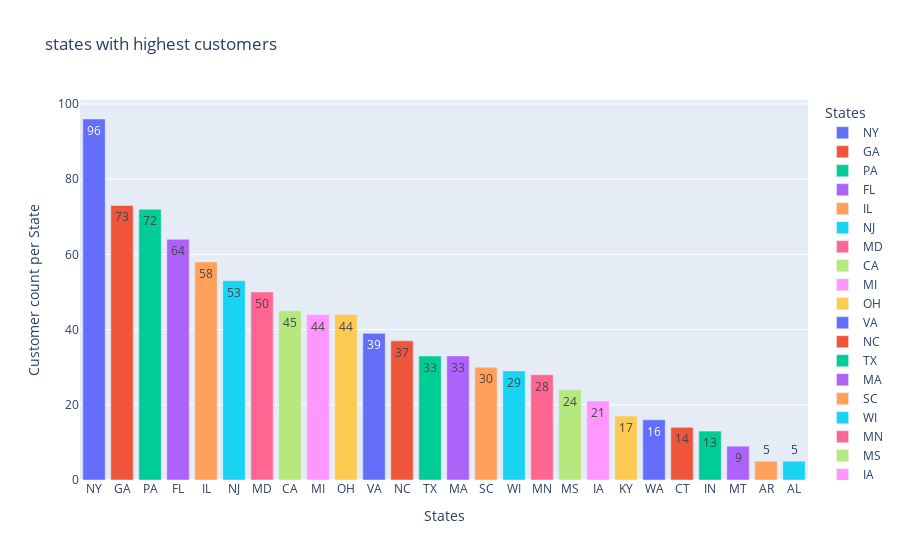

The notebook cell this image was saved under:
### Code cell
# Plotting top 10 states with highest customers
fig = px.bar(top_state_cust,x=top_state_cust.index,y=top_state_cust['Count_per_state'],text_auto=True,
             labels={
                     "Count_per_state": "Customer count per State",
                     "CUST_STATE": "States"
                 },
             color=top_state_cust.index,title="states with highest customers")

fig.show()

### Figure 1 — Plotly figure (JSON) as saved in the notebook; plotly's stock layout.template omitted (floating-point values rounded to 4 significant figures)
{"data": [{"alignmentgroup": "True", "hovertemplate": "States=%{x}<br>Customer count per State=%{y}<extra></extra>", "legendgroup": "NY", "marker": {"color": "#636efa", "pattern": {"shape": ""}}, "name": "NY", "offsetgroup": "NY", "orientation": "v", "showlegend": true, "textposition": "auto", "texttemplate": "%{y}", "type": "bar", "x": ["NY"], "xaxis": "x", "y": [96], "yaxis": "y"}, {"alignmentgroup": "True", "hovertemplate": "States=%{x}<br>Customer count per State=%{y}<extra></extra>", "legendgroup": "GA", "marker": {"color": "#EF553B", "pattern": {"shape": ""}}, "name": "GA", "offsetgroup": "GA", "orientation": "v", "showlegend": true, "textposition": "auto", "texttemplate": "%{y}", "type": "bar", "x": ["GA"], "xaxis": "x", "y": [73], "yaxis": "y"}, {"alignmentgroup": "True", "hovertemplate": "States=%{x}<br>Customer count per State=%{y}<extra></extra>", "legendgroup": "PA", "marker": {"color": "#00cc96", "pattern": {"shape": ""}}, "name": "PA", "offsetgroup": "PA", "orientation": "v", "showlegend": true, "textposition": "auto", "texttemplate": "%{y}", "type": "bar", "x": ["PA"], "xaxis": "x", "y": [72], "yaxis": "y"}, {"alignmentgroup": "True", "hovertemplate": "States=%{x}<br>Customer count per State=%{y}<extra></extra>", "legendgroup": "FL", "marker": {"color": "#ab63fa", "pattern": {"shape": ""}}, "name": "FL", "offsetgroup": "FL", "orientation": "v", "showlegend": true, "textposition": "auto", "texttemplate": "%{y}", "type": "bar", "x": ["FL"], "xaxis": "x", "y": [64], "yaxis": "y"}, {"alignmentgroup": "True", "hovertemplate": "States=%{x}<br>Customer count per State=%{y}<extra></extra>", "legendgroup": "IL", "marker": {"color": "#FFA15A", "pattern": {"shape": ""}}, "name": "IL", "offsetgroup": "IL", "orientation": "v", "showlegend": true, "textposition": "auto", "texttemplate": "%{y}", "type": "bar", "x": ["IL"], "xaxis": "x", "y": [58], "yaxis": "y"}, {"alignmentgroup": "True", "hovertemplate": "States=%{x}<br>Customer count per State=%{y}<extra></extra>", "legendgroup": "NJ", "marker": {"color": "#19d3f3", "pattern": {"shape": ""}}, "name": "NJ", "offsetgroup": "NJ", "orientation": "v", "showlegend": true, "textposition": "auto", "texttemplate": "%{y}", "type": "bar", "x": ["NJ"], "xaxis": "x", "y": [53], "yaxis": "y"}, {"alignmentgroup": "True", "hovertemplate": "States=%{x}<br>Customer count per State=%{y}<extra></extra>", "legendgroup": "MD", "marker": {"color": "#FF6692", "pattern": {"shape": ""}}, "name": "MD", "offsetgroup": "MD", "orientation": "v", "showlegend": true, "textposition": "auto", "texttemplate": "%{y}", "type": "bar", "x": ["MD"], "xaxis": "x", "y": [50], "yaxis": "y"}, {"alignmentgroup": "True", "hovertemplate": "States=%{x}<br>Customer count per State=%{y}<extra></extra>", "legendgroup": "CA", "marker": {"color": "#B6E880", "pattern": {"shape": ""}}, "name": "CA", "offsetgroup": "CA", "orientation": "v", "showlegend": true, "textposition": "auto", "texttemplate": "%{y}", "type": "bar", "x": ["CA"], "xaxis": "x", "y": [45], "yaxis": "y"}, {"alignmentgroup": "True", "hovertemplate": "States=%{x}<br>Customer count per State=%{y}<extra></extra>", "legendgroup": "MI", "marker": {"color": "#FF97FF", "pattern": {"shape": ""}}, "name": "MI", "offsetgroup": "MI", "orientation": "v", "showlegend": true, "textposition": "auto", "texttemplate": "%{y}", "type": "bar", "x": ["MI"], "xaxis": "x", "y": [44], "yaxis": "y"}, {"alignmentgroup": "True", "hovertemplate": "States=%{x}<br>Customer count per State=%{y}<extra></extra>", "legendgroup": "OH", "marker": {"color": "#FECB52", "pattern": {"shape": ""}}, "name": "OH", "offsetgroup": "OH", "orientation": "v", "showlegend": true, "textposition": "auto", "texttemplate": "%{y}", "type": "bar", "x": ["OH"], "xaxis": "x", "y": [44], "yaxis": "y"}, {"alignmentgroup": "True", "hovertemplate": "States=%{x}<br>Customer count per State=%{y}<extra></extra>", "legendgroup": "VA", "marker": {"color": "#636efa", "pattern": {"shape": ""}}, "name": "VA", "offsetgroup": "VA", "orientation": "v", "showlegend": true, "textposition": "auto", "texttemplate": "%{y}", "type": "bar", "x": ["VA"], "xaxis": "x", "y": [39], "yaxis": "y"}, {"alignmentgroup": "True", "hovertemplate": "States=%{x}<br>Customer count per State=%{y}<extra></extra>", "legendgroup": "NC", "marker": {"color": "#EF553B", "pattern": {"shape": ""}}, "name": "NC", "offsetgroup": "NC", "orientation": "v", "showlegend": true, "textposition": "auto", "texttemplate": "%{y}", "type": "bar", "x": ["NC"], "xaxis": "x", "y": [37], "yaxis": "y"}, {"alignmentgroup": "True", "hovertemplate": "States=%{x}<br>Customer count per State=%{y}<extra></extra>", "legendgroup": "TX", "marker": {"color": "#00cc96", "pattern": {"shape": ""}}, "name": "TX", "offsetgroup": "TX", "orientation": "v", "showlegend": true, "textposition": "auto", "texttemplate": "%{y}", "type": "bar", "x": ["TX"], "xaxis": "x", "y": [33], "yaxis": "y"}, {"alignmentgroup": "True", "hovertemplate": "States=%{x}<br>Customer count per State=%{y}<extra></extra>", "legendgroup": "MA", "marker": {"color": "#ab63fa", "pattern": {"shape": ""}}, "name": "MA", "offsetgroup": "MA", "orientation": "v", "showlegend": true, "textposition": "auto", "texttemplate": "%{y}", "type": "bar", "x": ["MA"], "xaxis": "x", "y": [33], "yaxis": "y"}, {"alignmentgroup": "True", "hovertemplate": "States=%{x}<br>Customer count per State=%{y}<extra></extra>", "legendgroup": "SC", "marker": {"color": "#FFA15A", "pattern": {"shape": ""}}, "name": "SC", "offsetgroup": "SC", "orientation": "v", "showlegend": true, "textposition": "auto", "texttemplate": "%{y}", "type": "bar", "x": ["SC"], "xaxis": "x", "y": [30], "yaxis": "y"}, {"alignmentgroup": "True", "hovertemplate": "States=%{x}<br>Customer count per State=%{y}<extra></extra>", "legendgroup": "WI", "marker": {"color": "#19d3f3", "pattern": {"shape": ""}}, "name": "WI", "offsetgroup": "WI", "orientation": "v", "showlegend": true, "textposition": "auto", "texttemplate": "%{y}", "type": "bar", "x": ["WI"], "xaxis": "x", "y": [29], "yaxis": "y"}, {"alignmentgroup": "True", "hovertemplate": "States=%{x}<br>Customer count per State=%{y}<extra></extra>", "legendgroup": "MN", "marker": {"color": "#FF6692", "pattern": {"shape": ""}}, "name": "MN", "offsetgroup": "MN", "orientation": "v", "showlegend": true, "textposition": "auto", "texttemplate": "%{y}", "type": "bar", "x": ["MN"], "xaxis": "x", "y": [28], "yaxis": "y"}, {"alignmentgroup": "True", "hovertemplate": "States=%{x}<br>Customer count per State=%{y}<extra></extra>", "legendgroup": "MS", "marker": {"color": "#B6E880", "pattern": {"shape": ""}}, "name": "MS", "offsetgroup": "MS", "orientation": "v", "showlegend": true, "textposition": "auto", "texttemplate": "%{y}", "type": "bar", "x": ["MS"], "xaxis": "x", "y": [24], "yaxis": "y"}, {"alignmentgroup": "True", "hovertemplate": "States=%{x}<br>Customer count per State=%{y}<extra></extra>", "legendgroup": "IA", "marker": {"color": "#FF97FF", "pattern": {"shape": ""}}, "name": "IA", "offsetgroup": "IA", "orientation": "v", "showlegend": true, "textposition": "auto", "texttemplate": "%{y}", "type": "bar", "x": ["IA"], "xaxis": "x", "y": [21], "yaxis": "y"}, {"alignmentgroup": "True", "hovertemplate": "States=%{x}<br>Customer count per State=%{y}<extra></extra>", "legendgroup": "KY", "marker": {"color": "#FECB52", "pattern": {"shape": ""}}, "name": "KY", "offsetgroup": "KY", "orientation": "v", "showlegend": true, "textposition": "auto", "texttemplate": "%{y}", "type": "bar", "x": ["KY"], "xaxis": "x", "y": [17], "yaxis": "y"}, {"alignmentgroup": "True", "hovertemplate": "States=%{x}<br>Customer count per State=%{y}<extra></extra>", "legendgroup": "WA", "marker": {"color": "#636efa", "pattern": {"shape": ""}}, "name": "WA", "offsetgroup": "WA", "orientation": "v", "showlegend": true, "textposition": "auto", "texttemplate": "%{y}", "type": "bar", "x": ["WA"], "xaxis": "x", "y": [16], "yaxis": "y"}, {"alignmentgroup": "True", "hovertemplate": "States=%{x}<br>Customer count per State=%{y}<extra></extra>", "legendgroup": "CT", "marker": {"color": "#EF553B", "pattern": {"shape": ""}}, "name": "CT", "offsetgroup": "CT", "orientation": "v", "showlegend": true, "textposition": "auto", "texttemplate": "%{y}", "type": "bar", "x": ["CT"], "xaxis": "x", "y": [14], "yaxis": "y"}, {"alignmentgroup": "True", "hovertemplate": "States=%{x}<br>Customer count per State=%{y}<extra></extra>", "legendgroup": "IN", "marker": {"color": "#00cc96", "pattern": {"shape": ""}}, "name": "IN", "offsetgroup": "IN", "orientation": "v", "showlegend": true, "textposition": "auto", "texttemplate": "%{y}", "type": "bar", "x": ["IN"], "xaxis": "x", "y": [13], "yaxis": "y"}, {"alignmentgroup": "True", "hovertemplate": "States=%{x}<br>Customer count per State=%{y}<extra></extra>", "legendgroup": "MT", "marker": {"color": "#ab63fa", "pattern": {"shape": ""}}, "name": "MT", "offsetgroup": "MT", "orientation": "v", "showlegend": true, "textposition": "auto", "texttemplate": "%{y}", "type": "bar", "x": ["MT"], "xaxis": "x", "y": [9], "yaxis": "y"}, {"alignmentgroup": "True", "hovertemplate": "States=%{x}<br>Customer count per State=%{y}<extra></extra>", "legendgroup": "AR", "marker": {"color": "#FFA15A", "pattern": {"shape": ""}}, "name": "AR", "offsetgroup": "AR", "orientation": "v", "showlegend": true, "textposition": "auto", "texttemplate": "%{y}", "type": "bar", "x": ["AR"], "xaxis": "x", "y": [5], "yaxis": "y"}, {"alignmentgroup": "True", "hovertemplate": "States=%{x}<br>Customer count per State=%{y}<extra></extra>", "legendgroup": "AL", "marker": {"color": "#19d3f3", "pattern": {"shape": ""}}, "name": "AL", "offsetgroup": "AL", "orientation": "v", "showlegend": true, "textposition": "auto", "texttemplate": "%{y}", "type": "bar", "x": ["AL"], "xaxis": "x", "y": [5], "yaxis": "y"}], "layout": {"barmode": "relative", "legend": {"title": {"text": "States"}, "tracegroupgap": 0}, "title": {"text": "states with highest customers"}, "xaxis": {"anchor": "y", "categoryarray": ["NY", "GA", "PA", "FL", "IL", "NJ", "MD", "CA", "MI", "OH", "VA", "NC", "TX", "MA", "SC", "WI", "MN", "MS", "IA", "KY", "WA", "CT", "IN", "MT", "AR", "AL"], "categoryorder": "array", "domain": [0, 1], "title": {"text": "States"}}, "yaxis": {"anchor": "x", "domain": [0, 1], "title": {"text": "Customer count per State"}}}}
